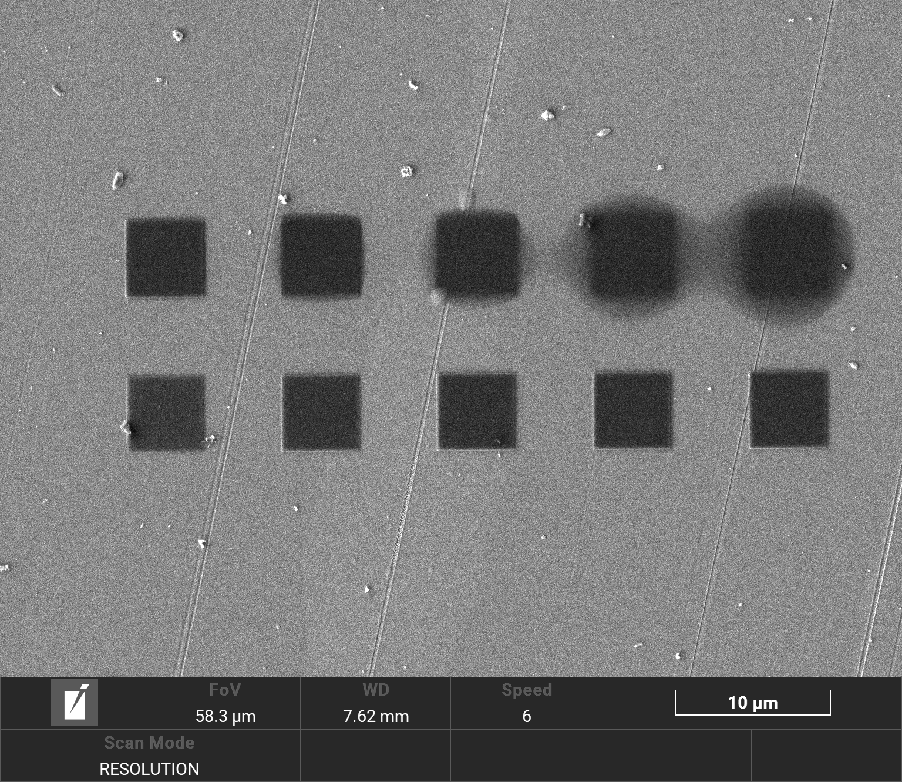
#> input picture images/run2_area_01.tif, 902 x 782 px, shrunk from 1536 x 1331 before the run
$ jupyter execute Analyze_input_data.ipynb
#> lines starting #> are read from the running program, lines starting #| are printed output that depends on the picture
[cell 1]
import json
import re

import matplotlib.pyplot as plt
import numpy as np
import tifffile as tf

[cell 2]
def extract_data_from_tif(tif_image):
#> called with tif_image = './images/run2_area_01.tif'
    name = tif_image.split('/')[-1]
    name = name.split('.')[0]
    with tf.TiffFile(tif_image) as tiffile:
        arrays = []
        for i, page in enumerate(tiffile.pages):
            array = page.asarray()
            arrays.append(array)
    return name, arrays

[cell 3]
name, data = extract_data_from_tif('./images/run2_area_01.tif')

print(name)
print(len(data))
data

[cell 4]
name, data = extract_data_from_tif('./images/run2_area_01.tif')
print(f"Shape dell'array: {data[0].shape}")
print(f"Tipo di valori nell'array: {data[0].dtype}")
plt.axis('off')
plt.title(name)
plt.imshow(data[0], 'gray')
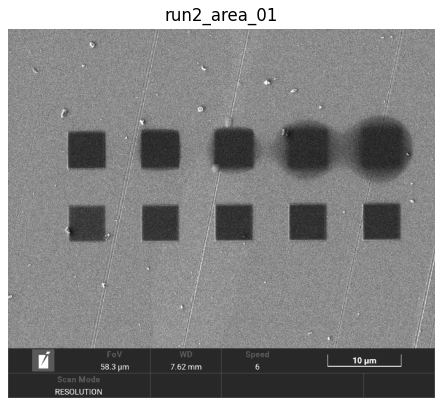
#> figure drawn by matplotlib, 1 panel

[cell 5]
name, data = extract_data_from_tif('./images/U1502_metal_cross_5um_015.tif')
print(f"Shape dell'array: {data[0].shape}")
print(f"Tipo di valori nell'array: {data[0].dtype}")
plt.axis('off')
plt.title(name)
plt.imshow(data[0])
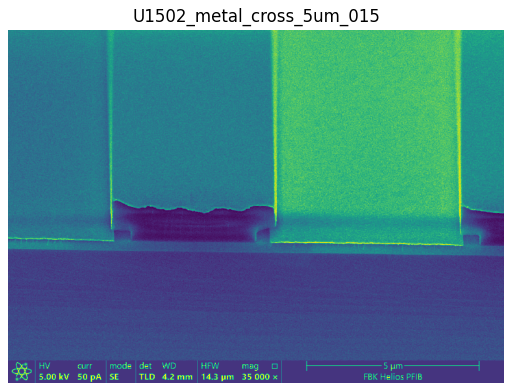
#> figure drawn by matplotlib, 1 panel

[cell 6]
from PIL import Image

[cell 7]
def extract_data_from_image_pilversion(tif_image):
#> called with tif_image = './images/run2_area_01.tif'
    name = tif_image.split('/')[-1].split('.')[0]
    arrays = []

    with Image.open(tif_image) as img:
#> img is the input picture: PIL image 902x782 I;16; min 3855, max 65535, mean 32459.6
        i = 0
        while True:
            try:
                img.seek(i)  # vai alla pagina i
                arrays.append(np.array(img))  # converto in numpy array
                i += 1
            except EOFError:
                break  # fine delle pagine
#> after the loop, arrays = 1 item; i = 1

    return name, arrays

[cell 8]
name, data = extract_data_from_image_pilversion('./images/run2_area_01.tif')
#> name = 'run2_area_01'; data = 1 item

print(f"Shape dell'array: {data[0].shape}")
#| Shape dell'array: (782, 902)
print(f"Tipo di valori nell'array: {data[0].dtype}")
#| Tipo di valori nell'array: uint16
plt.axis('off')
plt.title(name)
plt.imshow(data[0], 'gray')

[cell 9]
name, data = extract_data_from_image_pilversion(
    './images/2025_08_31_U2280_Electrodes_GePP_HR_3um.bmp'
)
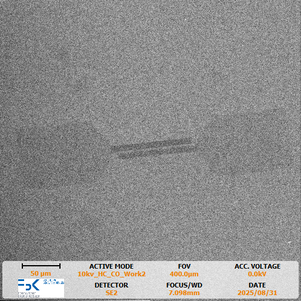
#> input picture images/2025_08_31_U2280_Electrodes_GePP_HR_3um.bmp, 301 x 301 px, shrunk from 512 x 512 before the run
#> in extract_data_from_image_pilversion, img is the input picture: PIL image 301x301 RGB; mean R, G, B 144.9, 144.4, 143.9
#> after the loop in extract_data_from_image_pilversion (call 2), `while True:`: i = 1
#> name = '2025_08_31_U2280_Electrodes_GePP_HR_3um'

print(f"Shape dell'array: {data[0].shape}")
#| Shape dell'array: (301, 301, 3)
print(f"Tipo di valori nell'array: {data[0].dtype}")
#| Tipo di valori nell'array: uint8
plt.axis('off')
plt.title(name)
plt.imshow(data[0])

[cell 10]
def analyze_metadata_from_tif(tif_file):
#> called with tif_file = './images/U1502_metal_cross_5um_015.tif'
    with tf.TiffFile(tif_file) as tif:
        page = tif.pages[0]
        for tag in page.tags:
            print(f'{tag.name} has code {tag.code}')

[cell 11]
analyze_metadata_from_tif('./images/U1502_metal_cross_5um_015.tif')

[cell 12]
def show_value_for_tags(tif_file):
#> called with tif_file = './images/U1502_metal_cross_5um_015.tif'
    with tf.TiffFile(tif_file) as tif:
        page = tif.pages[0]
        for tag in page.tags:
            print(f'{tag.name} has a type of {type(tag.value)} and value: {tag.value}')

[cell 13]
show_value_for_tags('./images/U1502_metal_cross_5um_015.tif')

[cell 14]
analyze_metadata_from_tif('./images/run2_area_01.tif')

[cell 15]
show_value_for_tags('./images/run2_area_01.tif')

[cell 16]
def search_quantities(text):
    tag_dict = {}
    pattern = r'([A-Z]\w+)\s*=\s*((?:(?!\\n)[^;,])+)'
    matches = re.findall(pattern, text)
    for name, value in matches:
        tag_dict[name] = value

    return tag_dict

[cell 17]
def get_json_dict(s: str):
    """Ritorna il dict se s è valido, altrimenti stringa semplice."""
    try:
        obj = json.loads(s)
    except (ValueError, TypeError):
        return None
    return obj if isinstance(obj, dict) else s

[cell 18]
def extract_metadata_from_tif(percorso):
#> called with percorso = './images/run2_area_01.tif'
    dictionar = {}
    with tf.TiffFile(percorso) as tiffile:
        dictionar['file_name'] = percorso.split('/')[-1]
        for i, page in enumerate(tiffile.pages):
            mio_dict = {}
            for tag in page.tags:
                try:
                    if isinstance(tag.value, str):
                        mio_dict[tag.name] = get_json_dict(tag.value)
                    elif isinstance(tag.value, float | int):
                        mio_dict[tag.name] = tag.value
                    elif isinstance(tag.value, tuple):
                        pass
                        # mio_dict[tag.name] = list(tag.value)
                    elif isinstance(tag.value, bytes):
                        new = str(tag.value)
                        mio_dict.setdefault(tag.code, search_quantities(new))
                    elif isinstance(tag.value, dict):
                        mio_dict[tag.name] = tag.value
                except Exception:
                    mio_dict[tag.name] = 'Non leggibile'
            dictionar[f'page_{i + 1}'] = mio_dict
    return dictionar

[cell 19]
extract_metadata_from_tif('./images/run2_area_01.tif')

[cell 20]
extract_metadata_from_tif('./images/U1502_metal_cross_5um_015.tif')

[cell 21]
analyze_metadata_from_tif('./images/2025_08_31_U2280_Electrodes_GePP_HR_3um.tif')

[cell 22]
extract_metadata_from_tif('./images/2025_08_31_U2280_Electrodes_GePP_HR_3um.tif')

[cell 23]
extract_metadata_from_tif('./images/2025_08_31_U2280_Electrodes_GePP_HR_3um_new.tif')
